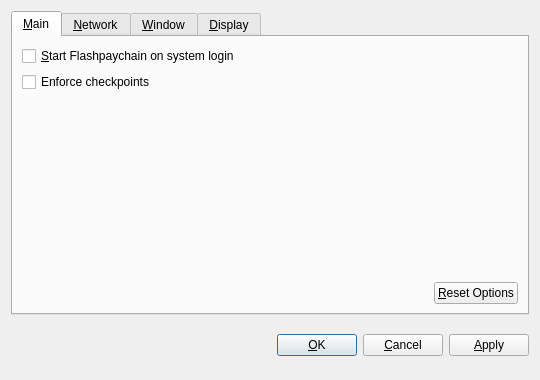
<?xml version="1.0" encoding="UTF-8"?>
<ui version="4.0">
 <class>OptionsDialog</class>
 <widget class="QDialog" name="OptionsDialog">
  <property name="geometry">
   <rect>
    <x>0</x>
    <y>0</y>
    <width>540</width>
    <height>380</height>
   </rect>
  </property>
  <property name="windowTitle">
   <string>Options</string>
  </property>
  <property name="modal">
   <bool>true</bool>
  </property>
  <layout class="QVBoxLayout" name="verticalLayout">
   <item>
    <widget class="QTabWidget" name="tabWidget">
     <property name="tabPosition">
      <enum>QTabWidget::North</enum>
     </property>
     <property name="currentIndex">
      <number>0</number>
     </property>
     <widget class="QWidget" name="tabMain">
      <attribute name="title">
       <string>&amp;Main</string>
      </attribute>
      <layout class="QVBoxLayout" name="verticalLayout_Main">
       <item>
        <widget class="QCheckBox" name="FlashpaychainAtStartup">
         <property name="toolTip">
          <string>Automatically start Flashpaychain after logging in to the system.</string>
         </property>
         <property name="text">
          <string>&amp;Start Flashpaychain on system login</string>
         </property>
        </widget>
       </item>
       <item>
        <widget class="QCheckBox" name="checkpointEnforce">
         <property name="toolTip">
          <string>Check this box to follow the centrally issued checkpoints.</string>
         </property>
         <property name="text">
          <string>Enforce checkpoints</string>
         </property>
        </widget>
       </item>
       <item>
        <spacer name="verticalSpacer_Main">
         <property name="orientation">
          <enum>Qt::Vertical</enum>
         </property>
         <property name="sizeHint" stdset="0">
          <size>
           <width>20</width>
           <height>40</height>
          </size>
         </property>
        </spacer>
       </item>
       <item>
        <layout class="QHBoxLayout" name="horizontalLayout_2_Main">
         <item>
          <spacer name="horizontalSpacer_2_Main">
           <property name="orientation">
            <enum>Qt::Horizontal</enum>
           </property>
           <property name="sizeHint" stdset="0">
            <size>
             <width>40</width>
             <height>20</height>
            </size>
           </property>
          </spacer>
         </item>
         <item>
          <widget class="QPushButton" name="resetButton">
           <property name="toolTip">
            <string>Reset all client options to default.</string>
           </property>
           <property name="text">
            <string>&amp;Reset Options</string>
           </property>
           <property name="autoDefault">
            <bool>false</bool>
           </property>
          </widget>
         </item>
        </layout>
       </item>
      </layout>
     </widget>
     <widget class="QWidget" name="tabNetwork">
      <attribute name="title">
       <string>&amp;Network</string>
      </attribute>
      <layout class="QVBoxLayout" name="verticalLayout_Network">
       <item>
        <widget class="QCheckBox" name="mapPortUpnp">
         <property name="toolTip">
          <string>Automatically open the Flashpaychain client port on the router. This only works when your router supports UPnP and it is enabled.</string>
         </property>
         <property name="text">
          <string>Map port using &amp;UPnP</string>
         </property>
        </widget>
       </item>
       <item>
        <widget class="QCheckBox" name="connectSocks">
         <property name="toolTip">
          <string>Connect to the Flashpaychain network through a SOCKS proxy (e.g. when connecting through Tor).</string>
         </property>
         <property name="text">
          <string>&amp;Connect through SOCKS proxy:</string>
         </property>
        </widget>
       </item>
       <item>
        <layout class="QHBoxLayout" name="horizontalLayout_Network">
         <item>
          <widget class="QLabel" name="proxyIpLabel">
           <property name="text">
            <string>Proxy &amp;IP:</string>
           </property>
           <property name="textFormat">
            <enum>Qt::PlainText</enum>
           </property>
           <property name="buddy">
            <cstring>proxyIp</cstring>
           </property>
          </widget>
         </item>
         <item>
          <widget class="QValidatedLineEdit" name="proxyIp">
           <property name="maximumSize">
            <size>
             <width>140</width>
             <height>16777215</height>
            </size>
           </property>
           <property name="toolTip">
            <string>IP address of the proxy (e.g. 127.0.0.1)</string>
           </property>
          </widget>
         </item>
         <item>
          <widget class="QLabel" name="proxyPortLabel">
           <property name="text">
            <string>&amp;Port:</string>
           </property>
           <property name="textFormat">
            <enum>Qt::PlainText</enum>
           </property>
           <property name="buddy">
            <cstring>proxyPort</cstring>
           </property>
          </widget>
         </item>
         <item>
          <widget class="QLineEdit" name="proxyPort">
           <property name="maximumSize">
            <size>
             <width>55</width>
             <height>16777215</height>
            </size>
           </property>
           <property name="toolTip">
            <string>Port of the proxy (e.g. 9050)</string>
           </property>
          </widget>
         </item>
         <item>
          <widget class="QLabel" name="socksVersionLabel">
           <property name="text">
            <string>SOCKS &amp;Version:</string>
           </property>
           <property name="textFormat">
            <enum>Qt::PlainText</enum>
           </property>
           <property name="buddy">
            <cstring>socksVersion</cstring>
           </property>
          </widget>
         </item>
         <item>
          <widget class="QValueComboBox" name="socksVersion">
           <property name="toolTip">
            <string>SOCKS version of the proxy (e.g. 5)</string>
           </property>
          </widget>
         </item>
         <item>
          <spacer name="horizontalSpacer_Network">
           <property name="orientation">
            <enum>Qt::Horizontal</enum>
           </property>
           <property name="sizeHint" stdset="0">
            <size>
             <width>40</width>
             <height>20</height>
            </size>
           </property>
          </spacer>
         </item>
        </layout>
       </item>
       <item>
        <spacer name="verticalSpacer_Network">
         <property name="orientation">
          <enum>Qt::Vertical</enum>
         </property>
         <property name="sizeHint" stdset="0">
          <size>
           <width>20</width>
           <height>40</height>
          </size>
         </property>
        </spacer>
       </item>
      </layout>
     </widget>
     <widget class="QWidget" name="tabWindow">
      <attribute name="title">
       <string>&amp;Window</string>
      </attribute>
      <layout class="QVBoxLayout" name="verticalLayout_Window">
       <item>
        <widget class="QCheckBox" name="minimizeToTray">
         <property name="toolTip">
          <string>Show only a tray icon after minimizing the window.</string>
         </property>
         <property name="text">
          <string>&amp;Minimize to the tray instead of the taskbar</string>
         </property>
        </widget>
       </item>
       <item>
        <widget class="QCheckBox" name="minimizeOnClose">
         <property name="toolTip">
          <string>Minimize instead of exit the application when the window is closed. When this option is enabled, the application will be closed only after selecting Quit in the menu.</string>
         </property>
         <property name="text">
          <string>M&amp;inimize on close</string>
         </property>
        </widget>
       </item>
       <item>
        <spacer name="verticalSpacer_Window">
         <property name="orientation">
          <enum>Qt::Vertical</enum>
         </property>
         <property name="sizeHint" stdset="0">
          <size>
           <width>20</width>
           <height>40</height>
          </size>
         </property>
        </spacer>
       </item>
      </layout>
     </widget>
     <widget class="QWidget" name="tabDisplay">
      <attribute name="title">
       <string>&amp;Display</string>
      </attribute>
      <layout class="QVBoxLayout" name="verticalLayout_Display">
       <item>
        <layout class="QHBoxLayout" name="horizontalLayout_1_Display">
         <item>
          <widget class="QLabel" name="langLabel">
           <property name="text">
            <string>User Interface &amp;language:</string>
           </property>
           <property name="textFormat">
            <enum>Qt::PlainText</enum>
           </property>
           <property name="buddy">
            <cstring>lang</cstring>
           </property>
          </widget>
         </item>
         <item>
          <widget class="QValueComboBox" name="lang">
           <property name="toolTip">
            <string>The user interface language can be set here. This setting will take effect after restarting Flashpaychain.</string>
           </property>
          </widget>
         </item>
        </layout>
       </item>
       <item>
        <layout class="QHBoxLayout" name="horizontalLayout_2_Display">
         <item>
          <widget class="QLabel" name="unitLabel">
           <property name="text">
            <string>&amp;Unit to show amounts in:</string>
           </property>
           <property name="textFormat">
            <enum>Qt::PlainText</enum>
           </property>
           <property name="buddy">
            <cstring>unit</cstring>
           </property>
          </widget>
         </item>
         <item>
          <widget class="QValueComboBox" name="unit">
           <property name="toolTip">
            <string>Choose the default subdivision unit to show in the interface and when sending coins.</string>
           </property>
          </widget>
         </item>
        </layout>
       </item>
       <item>
        <widget class="QCheckBox" name="displayAddresses">
         <property name="toolTip">
          <string>Whether to show Flashpaychain addresses in the transaction list or not.</string>
         </property>
         <property name="text">
          <string>&amp;Display addresses in transaction list</string>
         </property>
        </widget>
       </item>
       <item>
         <widget class="QCheckBox" name="coinControlFeatures">
           <property name="toolTip">
            <string>Whether to show coin control features or not.</string>
           </property>
           <property name="text">
            <string>Display coin &amp;control features (experts only!)</string>
           </property>
         </widget>
       </item>
       <item>
        <spacer name="verticalSpacer_Display">
         <property name="orientation">
          <enum>Qt::Vertical</enum>
         </property>
         <property name="sizeHint" stdset="0">
          <size>
           <width>20</width>
           <height>40</height>
          </size>
         </property>
        </spacer>
       </item>
      </layout>
     </widget>
    </widget>
   </item>
   <item>
    <layout class="QHBoxLayout" name="horizontalLayout_Buttons">
     <item>
      <spacer name="horizontalSpacer_1">
       <property name="orientation">
        <enum>Qt::Horizontal</enum>
       </property>
       <property name="sizeHint" stdset="0">
        <size>
         <width>40</width>
         <height>48</height>
        </size>
       </property>
      </spacer>
     </item>
     <item>
      <widget class="QLabel" name="statusLabel">
       <property name="font">
        <font>
         <weight>75</weight>
         <bold>true</bold>
        </font>
       </property>
       <property name="text">
        <string/>
       </property>
       <property name="textFormat">
        <enum>Qt::PlainText</enum>
       </property>
       <property name="wordWrap">
        <bool>true</bool>
       </property>
      </widget>
     </item>
     <item>
      <spacer name="horizontalSpacer_2">
       <property name="orientation">
        <enum>Qt::Horizontal</enum>
       </property>
       <property name="sizeHint" stdset="0">
        <size>
         <width>40</width>
         <height>48</height>
        </size>
       </property>
      </spacer>
     </item>
     <item>
      <widget class="QPushButton" name="okButton">
       <property name="text">
        <string>&amp;OK</string>
       </property>
      </widget>
     </item>
     <item>
      <widget class="QPushButton" name="cancelButton">
       <property name="text">
        <string>&amp;Cancel</string>
       </property>
       <property name="autoDefault">
        <bool>false</bool>
       </property>
      </widget>
     </item>
     <item>
      <widget class="QPushButton" name="applyButton">
       <property name="text">
        <string>&amp;Apply</string>
       </property>
       <property name="autoDefault">
        <bool>false</bool>
       </property>
      </widget>
     </item>
    </layout>
   </item>
  </layout>
 </widget>
 <customwidgets>
  <customwidget>
   <class>FlashpaychainAmountField</class>
   <extends>QSpinBox</extends>
   <header>Flashpaychainamountfield.h</header>
  </customwidget>
  <customwidget>
   <class>QValueComboBox</class>
   <extends>QComboBox</extends>
   <header>qvaluecombobox.h</header>
  </customwidget>
  <customwidget>
   <class>QValidatedLineEdit</class>
   <extends>QLineEdit</extends>
   <header>qvalidatedlineedit.h</header>
  </customwidget>
 </customwidgets>
 <resources/>
 <connections/>
</ui>
